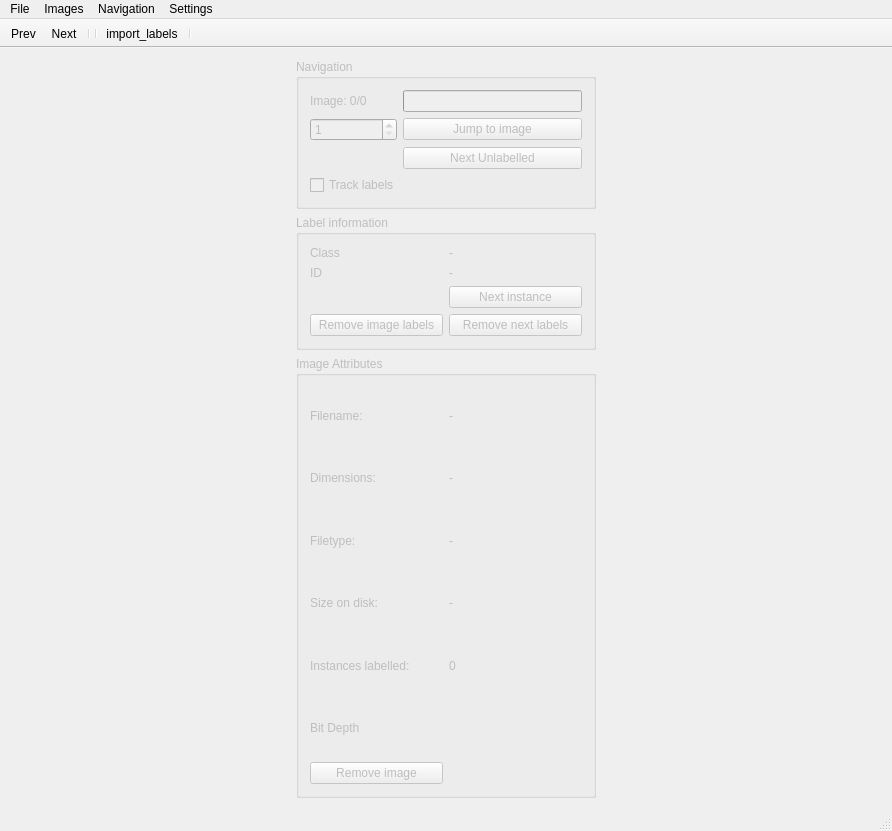
<?xml version="1.0" encoding="UTF-8"?>
<ui version="4.0">
 <class>MainWindow</class>
 <widget class="QMainWindow" name="MainWindow">
  <property name="geometry">
   <rect>
    <x>0</x>
    <y>0</y>
    <width>892</width>
    <height>831</height>
   </rect>
  </property>
  <property name="windowTitle">
   <string>DeepLabel</string>
  </property>
  <widget class="QWidget" name="centralWidget">
   <layout class="QHBoxLayout" name="horizontalLayout_2">
    <item>
     <layout class="QVBoxLayout" name="imageDisplayLayout">
      <property name="sizeConstraint">
       <enum>QLayout::SetDefaultConstraint</enum>
      </property>
     </layout>
    </item>
    <item>
     <layout class="QGridLayout" name="imageInfoLayout">
      <property name="sizeConstraint">
       <enum>QLayout::SetDefaultConstraint</enum>
      </property>
      <item row="1" column="0">
       <widget class="QGroupBox" name="labelGroupBox">
        <property name="enabled">
         <bool>false</bool>
        </property>
        <property name="sizePolicy">
         <sizepolicy hsizetype="Preferred" vsizetype="Fixed">
          <horstretch>0</horstretch>
          <verstretch>0</verstretch>
         </sizepolicy>
        </property>
        <property name="minimumSize">
         <size>
          <width>300</width>
          <height>0</height>
         </size>
        </property>
        <property name="maximumSize">
         <size>
          <width>300</width>
          <height>16777215</height>
         </size>
        </property>
        <property name="title">
         <string>Label information</string>
        </property>
        <layout class="QGridLayout" name="gridLayout_2">
         <item row="5" column="1">
          <widget class="QPushButton" name="removeLabelsForwardButton">
           <property name="text">
            <string>Remove next labels</string>
           </property>
          </widget>
         </item>
         <item row="0" column="0">
          <widget class="QLabel" name="label_9">
           <property name="text">
            <string>Class</string>
           </property>
          </widget>
         </item>
         <item row="5" column="0">
          <widget class="QPushButton" name="removeImageLabelsButton">
           <property name="text">
            <string>Remove image labels</string>
           </property>
          </widget>
         </item>
         <item row="3" column="1">
          <widget class="QPushButton" name="nextInstanceButton">
           <property name="text">
            <string>Next instance</string>
           </property>
          </widget>
         </item>
         <item row="2" column="0" colspan="2">
          <layout class="QGridLayout" name="gridLayout"/>
         </item>
         <item row="1" column="1">
          <widget class="QLabel" name="labelID">
           <property name="text">
            <string>-</string>
           </property>
          </widget>
         </item>
         <item row="0" column="1">
          <widget class="QLabel" name="labelClass">
           <property name="text">
            <string>-</string>
           </property>
          </widget>
         </item>
         <item row="1" column="0">
          <widget class="QLabel" name="label_11">
           <property name="text">
            <string>ID</string>
           </property>
          </widget>
         </item>
        </layout>
       </widget>
      </item>
      <item row="0" column="0">
       <widget class="QGroupBox" name="navigationGroupBox">
        <property name="enabled">
         <bool>false</bool>
        </property>
        <property name="sizePolicy">
         <sizepolicy hsizetype="Preferred" vsizetype="Fixed">
          <horstretch>0</horstretch>
          <verstretch>0</verstretch>
         </sizepolicy>
        </property>
        <property name="maximumSize">
         <size>
          <width>350</width>
          <height>16777215</height>
         </size>
        </property>
        <property name="title">
         <string>Navigation</string>
        </property>
        <layout class="QGridLayout" name="gridLayout_4">
         <item row="4" column="1" colspan="2">
          <widget class="QPushButton" name="nextUnlabelledButton">
           <property name="text">
            <string>Next Unlabelled</string>
           </property>
          </widget>
         </item>
         <item row="2" column="1" colspan="2">
          <widget class="QPushButton" name="changeImageButton">
           <property name="text">
            <string>Jump to image</string>
           </property>
          </widget>
         </item>
         <item row="0" column="0">
          <widget class="QLabel" name="imageIndexLabel">
           <property name="text">
            <string>Image: 0/0</string>
           </property>
          </widget>
         </item>
         <item row="5" column="0" colspan="2">
          <widget class="QCheckBox" name="propagateCheckBox">
           <property name="text">
            <string>Track labels</string>
           </property>
          </widget>
         </item>
         <item row="0" column="1" colspan="2">
          <widget class="QProgressBar" name="imageProgressBar">
           <property name="minimumSize">
            <size>
             <width>0</width>
             <height>0</height>
            </size>
           </property>
           <property name="maximumSize">
            <size>
             <width>300</width>
             <height>16777215</height>
            </size>
           </property>
           <property name="styleSheet">
            <string notr="true"/>
           </property>
           <property name="value">
            <number>0</number>
           </property>
           <property name="textVisible">
            <bool>false</bool>
           </property>
           <property name="invertedAppearance">
            <bool>false</bool>
           </property>
           <property name="format">
            <string>Image %v/%m </string>
           </property>
          </widget>
         </item>
         <item row="2" column="0">
          <widget class="QSpinBox" name="imageNumberSpinbox">
           <property name="maximumSize">
            <size>
             <width>300</width>
             <height>16777215</height>
            </size>
           </property>
           <property name="minimum">
            <number>1</number>
           </property>
          </widget>
         </item>
        </layout>
       </widget>
      </item>
      <item row="2" column="0">
       <widget class="QGroupBox" name="imageGroupBox">
        <property name="enabled">
         <bool>false</bool>
        </property>
        <property name="sizePolicy">
         <sizepolicy hsizetype="Ignored" vsizetype="Ignored">
          <horstretch>0</horstretch>
          <verstretch>0</verstretch>
         </sizepolicy>
        </property>
        <property name="minimumSize">
         <size>
          <width>300</width>
          <height>0</height>
         </size>
        </property>
        <property name="maximumSize">
         <size>
          <width>300</width>
          <height>16777215</height>
         </size>
        </property>
        <property name="title">
         <string>Image Attributes</string>
        </property>
        <layout class="QGridLayout" name="gridLayout_3">
         <item row="2" column="1">
          <widget class="QLabel" name="filetypeLabel">
           <property name="text">
            <string>-</string>
           </property>
          </widget>
         </item>
         <item row="4" column="0">
          <widget class="QLabel" name="label_6">
           <property name="text">
            <string>Instances labelled:</string>
           </property>
          </widget>
         </item>
         <item row="1" column="1">
          <widget class="QLabel" name="dimensionsLabel">
           <property name="text">
            <string>-</string>
           </property>
          </widget>
         </item>
         <item row="0" column="0">
          <widget class="QLabel" name="label_5">
           <property name="text">
            <string>Filename:</string>
           </property>
          </widget>
         </item>
         <item row="1" column="0">
          <widget class="QLabel" name="label_2">
           <property name="text">
            <string>Dimensions:</string>
           </property>
          </widget>
         </item>
         <item row="5" column="1">
          <widget class="QLabel" name="imageBitDepthLabel">
           <property name="text">
            <string/>
           </property>
          </widget>
         </item>
         <item row="2" column="0">
          <widget class="QLabel" name="label_3">
           <property name="text">
            <string>Filetype: </string>
           </property>
          </widget>
         </item>
         <item row="0" column="1">
          <widget class="QLabel" name="filenameLabel">
           <property name="text">
            <string>-</string>
           </property>
          </widget>
         </item>
         <item row="6" column="0">
          <widget class="QPushButton" name="removeImageButton">
           <property name="text">
            <string>Remove image</string>
           </property>
          </widget>
         </item>
         <item row="5" column="0">
          <widget class="QLabel" name="label">
           <property name="text">
            <string>Bit Depth</string>
           </property>
          </widget>
         </item>
         <item row="3" column="1">
          <widget class="QLabel" name="sizeLabel">
           <property name="text">
            <string>-</string>
           </property>
          </widget>
         </item>
         <item row="4" column="1">
          <widget class="QLabel" name="instanceCountLabel">
           <property name="text">
            <string>0</string>
           </property>
          </widget>
         </item>
         <item row="3" column="0">
          <widget class="QLabel" name="label_4">
           <property name="text">
            <string>Size on disk: </string>
           </property>
          </widget>
         </item>
        </layout>
       </widget>
      </item>
     </layout>
    </item>
   </layout>
  </widget>
  <widget class="QMenuBar" name="menuBar">
   <property name="geometry">
    <rect>
     <x>0</x>
     <y>0</y>
     <width>892</width>
     <height>22</height>
    </rect>
   </property>
   <widget class="QMenu" name="menuFile">
    <property name="title">
     <string>File</string>
    </property>
    <addaction name="actionNew_Project"/>
    <addaction name="actionOpen_Project"/>
    <addaction name="actionMerge_Project"/>
    <addaction name="actionExport"/>
   </widget>
   <widget class="QMenu" name="menuImages">
    <property name="title">
     <string>Images</string>
    </property>
    <addaction name="actionAdd_image"/>
    <addaction name="actionAdd_image_folder"/>
    <addaction name="actionAdd_image_folders"/>
    <addaction name="actionAdd_video"/>
   </widget>
   <widget class="QMenu" name="menuNavigation">
    <property name="title">
     <string>Navigation</string>
    </property>
    <addaction name="actionWrap_images"/>
    <addaction name="separator"/>
    <addaction name="actionJump_forward"/>
    <addaction name="actionJump_backward"/>
   </widget>
   <widget class="QMenu" name="menuSettings">
    <property name="title">
     <string>Settings</string>
    </property>
    <widget class="QMenu" name="menuConfigure_Classes">
     <property name="title">
      <string>Configure Classes</string>
     </property>
     <addaction name="actionAdd_Remove_Class"/>
     <addaction name="actionAdd_Remove_Attributes"/>
    </widget>
    <addaction name="menuConfigure_Classes"/>
   </widget>
   <addaction name="menuFile"/>
   <addaction name="menuImages"/>
   <addaction name="menuNavigation"/>
   <addaction name="menuSettings"/>
  </widget>
  <widget class="QToolBar" name="mainToolBar">
   <property name="movable">
    <bool>false</bool>
   </property>
   <property name="floatable">
    <bool>false</bool>
   </property>
   <attribute name="toolBarArea">
    <enum>TopToolBarArea</enum>
   </attribute>
   <attribute name="toolBarBreak">
    <bool>false</bool>
   </attribute>
   <addaction name="actionPreviousImage"/>
   <addaction name="actionNextImage"/>
   <addaction name="separator"/>
   <addaction name="separator"/>
   <addaction name="actionimport_labels"/>
   <addaction name="separator"/>
  </widget>
  <widget class="QStatusBar" name="statusBar"/>
  <action name="actionPreviousImage">
   <property name="checkable">
    <bool>false</bool>
   </property>
   <property name="text">
    <string>Prev</string>
   </property>
   <property name="toolTip">
    <string>Previous Image</string>
   </property>
   <property name="shortcut">
    <string>A</string>
   </property>
  </action>
  <action name="actionNextImage">
   <property name="text">
    <string>Next</string>
   </property>
   <property name="shortcut">
    <string>D</string>
   </property>
  </action>
  <action name="actionNew_Project">
   <property name="text">
    <string>New Project</string>
   </property>
   <property name="shortcut">
    <string>Ctrl+N</string>
   </property>
  </action>
  <action name="actionOpen_Project">
   <property name="text">
    <string>Open Project</string>
   </property>
   <property name="shortcut">
    <string>Ctrl+O</string>
   </property>
  </action>
  <action name="actionAdd_image">
   <property name="text">
    <string>Add image(s)</string>
   </property>
  </action>
  <action name="actionAdd_image_folder">
   <property name="text">
    <string>Add image folder</string>
   </property>
  </action>
  <action name="actionAdd_class">
   <property name="text">
    <string>Add class</string>
   </property>
  </action>
  <action name="actionDraw_Tool">
   <property name="text">
    <string>Draw</string>
   </property>
   <property name="toolTip">
    <string>Create rectangular labels</string>
   </property>
   <property name="shortcut">
    <string>Shift+D</string>
   </property>
  </action>
  <action name="actionSelect_Tool">
   <property name="text">
    <string>Select</string>
   </property>
   <property name="toolTip">
    <string>Select labels for viewing/deletion</string>
   </property>
   <property name="shortcut">
    <string>Shift+S</string>
   </property>
  </action>
  <action name="actionTwo_click">
   <property name="checkable">
    <bool>true</bool>
   </property>
   <property name="text">
    <string>Two-click</string>
   </property>
  </action>
  <action name="actionDrawg">
   <property name="checkable">
    <bool>true</bool>
   </property>
   <property name="text">
    <string>Drag</string>
   </property>
  </action>
  <action name="actionWrap_images">
   <property name="checkable">
    <bool>true</bool>
   </property>
   <property name="text">
    <string>Wrap images</string>
   </property>
  </action>
  <action name="actionInit_Tracking">
   <property name="text">
    <string>Init Tracking</string>
   </property>
   <property name="toolTip">
    <string>Initialise object tracker with this image</string>
   </property>
   <property name="shortcut">
    <string>Ctrl+I</string>
   </property>
  </action>
  <action name="actionPropagate_Tracking">
   <property name="text">
    <string>Propagate Tracking</string>
   </property>
   <property name="shortcut">
    <string>Ctrl+P</string>
   </property>
  </action>
  <action name="actionExport">
   <property name="enabled">
    <bool>false</bool>
   </property>
   <property name="text">
    <string>Export labels</string>
   </property>
  </action>
  <action name="actionRefine_boxes">
   <property name="text">
    <string>Refine boxes</string>
   </property>
   <property name="shortcut">
    <string>Ctrl+R</string>
   </property>
  </action>
  <action name="actionAdd_video">
   <property name="text">
    <string>Add video(s)</string>
   </property>
  </action>
  <action name="actionAdd_image_folders">
   <property name="text">
    <string>Add image folders</string>
   </property>
  </action>
  <action name="actionJump_forward">
   <property name="text">
    <string>Jump forward</string>
   </property>
   <property name="shortcut">
    <string>Ctrl+Right</string>
   </property>
  </action>
  <action name="actionJump_backward">
   <property name="text">
    <string>Jump backward</string>
   </property>
   <property name="shortcut">
    <string>Ctrl+Left</string>
   </property>
  </action>
  <action name="actionNext_Image">
   <property name="text">
    <string>Next Image</string>
   </property>
  </action>
  <action name="actionPrevious_Image">
   <property name="text">
    <string>Previous Image</string>
   </property>
  </action>
  <action name="actionSetup_detector">
   <property name="text">
    <string>Setup detector</string>
   </property>
  </action>
  <action name="actionDetect_Objects">
   <property name="text">
    <string>Detect Objects</string>
   </property>
  </action>
  <action name="actionSet_threshold">
   <property name="text">
    <string>Set confidence threshold</string>
   </property>
  </action>
  <action name="actionDetect_project">
   <property name="enabled">
    <bool>false</bool>
   </property>
   <property name="text">
    <string>Run on project</string>
   </property>
  </action>
  <action name="actionSet_NMS_threshold">
   <property name="text">
    <string>Set NMS threshold</string>
   </property>
  </action>
  <action name="actionMerge_Project">
   <property name="text">
    <string>Merge Project</string>
   </property>
  </action>
  <action name="actionAdd_Remove_Class">
   <property name="text">
    <string>Add/Remove Class</string>
   </property>
  </action>
  <action name="actionAdd_Remove_Attributes">
   <property name="text">
    <string>Add/Remove Attributes</string>
   </property>
  </action>
  <action name="actionimport_labels">
   <property name="text">
    <string>import_labels</string>
   </property>
   <property name="toolTip">
    <string>import labels from a json file</string>
   </property>
  </action>
 </widget>
 <layoutdefault spacing="6" margin="11"/>
 <resources/>
 <connections/>
</ui>
